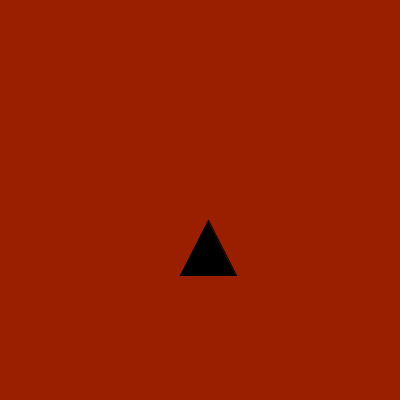
Frame 1 (no input)
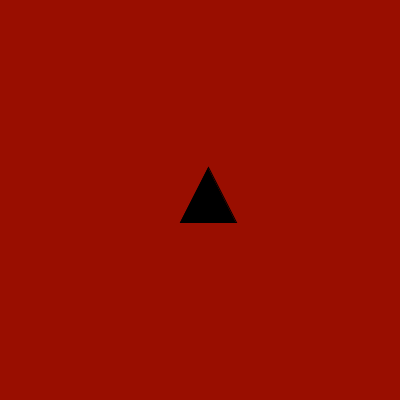
Frame 60 (the mouse pressed at the canvas centre just before this capture)
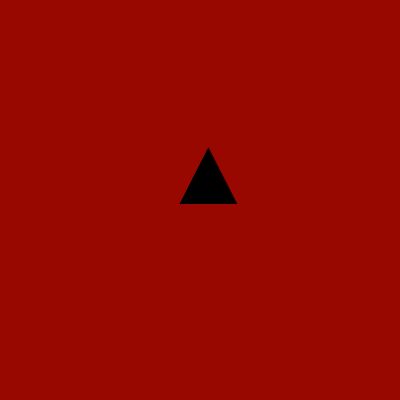
Frame 120 (the mouse held since frame 60 and released just before this capture)

The Processing sketch that drew these frames (run headless with seeded random() and noise(); from frame 60 on, the mouse is pressed at the canvas centre):

// Processing sketch: processing_121132
// ── processing_121132.pde

float counter = 0; 
void setup() 

{ 
  size(400, 400);
  colorMode(HSB, 360, 100, 100);
} 


void draw() 


{ 
  float h = map(sin(counter), -1, 1, 0, 25); 
   background (h, 100, 60);
   counter += 0.01;
  
  translate(width/2, height/2); 
  pushMatrix(); 
  translate(-50, sin(counter)*100);
  fill(1,1,0);
  triangle(30, 75, 58, 20, 86, 75);
  popMatrix(); 
  counter += 0.3;
} 
